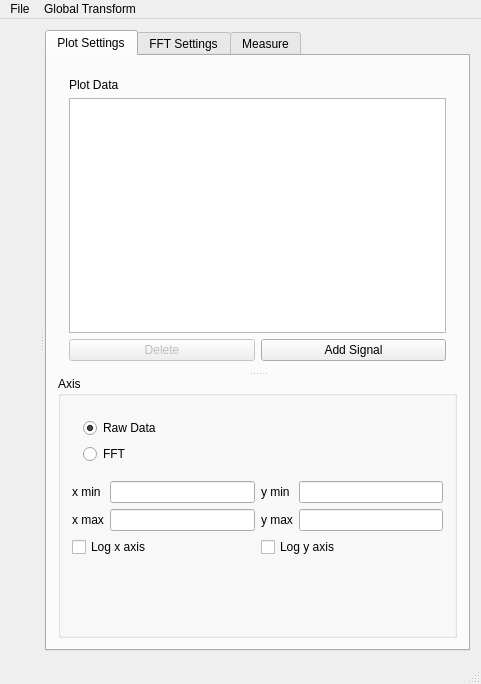
<?xml version="1.0" encoding="UTF-8"?>
<ui version="4.0">
 <class>MainWindow</class>
 <widget class="QMainWindow" name="MainWindow">
  <property name="geometry">
   <rect>
    <x>0</x>
    <y>0</y>
    <width>481</width>
    <height>684</height>
   </rect>
  </property>
  <property name="windowTitle">
   <string>NoiseSpec</string>
  </property>
  <property name="statusTip">
   <string/>
  </property>
  <property name="documentMode">
   <bool>false</bool>
  </property>
  <property name="tabShape">
   <enum>QTabWidget::Rounded</enum>
  </property>
  <property name="unifiedTitleAndToolBarOnMac">
   <bool>false</bool>
  </property>
  <widget class="QWidget" name="centralWidget">
   <layout class="QVBoxLayout" name="verticalLayout_3">
    <item>
     <widget class="QSplitter" name="MainWindowSplitter">
      <property name="orientation">
       <enum>Qt::Horizontal</enum>
      </property>
      <property name="handleWidth">
       <number>7</number>
      </property>
      <property name="childrenCollapsible">
       <bool>true</bool>
      </property>
      <widget class="QWidget" name="horizontalLayoutWidget">
       <layout class="QHBoxLayout" name="ChartLayout"/>
      </widget>
      <widget class="QTabWidget" name="SettingsTabWidget">
       <property name="minimumSize">
        <size>
         <width>400</width>
         <height>0</height>
        </size>
       </property>
       <property name="baseSize">
        <size>
         <width>400</width>
         <height>0</height>
        </size>
       </property>
       <property name="tabShape">
        <enum>QTabWidget::Rounded</enum>
       </property>
       <property name="currentIndex">
        <number>0</number>
       </property>
       <widget class="QWidget" name="PlotSettingsTab">
        <attribute name="title">
         <string>Plot Settings</string>
        </attribute>
        <layout class="QVBoxLayout" name="verticalLayout_4">
         <item>
          <widget class="QSplitter" name="PlotSettingsSplitter">
           <property name="orientation">
            <enum>Qt::Vertical</enum>
           </property>
           <widget class="QWidget" name="layoutWidget">
            <layout class="QVBoxLayout" name="PlotDataLayout">
             <item>
              <widget class="QLabel" name="PlotDataLabel">
               <property name="text">
                <string>Plot Data</string>
               </property>
              </widget>
             </item>
             <item>
              <widget class="QTableView" name="DPATable">
               <property name="contextMenuPolicy">
                <enum>Qt::CustomContextMenu</enum>
               </property>
               <property name="autoFillBackground">
                <bool>false</bool>
               </property>
               <property name="editTriggers">
                <set>QAbstractItemView::NoEditTriggers</set>
               </property>
               <property name="alternatingRowColors">
                <bool>true</bool>
               </property>
               <property name="selectionMode">
                <enum>QAbstractItemView::SingleSelection</enum>
               </property>
               <property name="selectionBehavior">
                <enum>QAbstractItemView::SelectRows</enum>
               </property>
               <property name="showGrid">
                <bool>true</bool>
               </property>
               <attribute name="horizontalHeaderVisible">
                <bool>false</bool>
               </attribute>
               <attribute name="horizontalHeaderHighlightSections">
                <bool>false</bool>
               </attribute>
               <attribute name="verticalHeaderVisible">
                <bool>false</bool>
               </attribute>
               <attribute name="verticalHeaderHighlightSections">
                <bool>false</bool>
               </attribute>
              </widget>
             </item>
             <item>
              <layout class="QHBoxLayout" name="PlotDataButtonsLayout">
               <item>
                <widget class="QPushButton" name="deleteButton">
                 <property name="enabled">
                  <bool>false</bool>
                 </property>
                 <property name="focusPolicy">
                  <enum>Qt::ClickFocus</enum>
                 </property>
                 <property name="text">
                  <string>Delete</string>
                 </property>
                 <property name="shortcut">
                  <string>Backspace</string>
                 </property>
                </widget>
               </item>
               <item>
                <widget class="QPushButton" name="AddButton">
                 <property name="focusPolicy">
                  <enum>Qt::ClickFocus</enum>
                 </property>
                 <property name="text">
                  <string>Add Signal</string>
                 </property>
                </widget>
               </item>
              </layout>
             </item>
            </layout>
           </widget>
           <widget class="QGroupBox" name="PlotAxisGroupBox">
            <property name="title">
             <string>Axis </string>
            </property>
            <layout class="QVBoxLayout" name="verticalLayout">
             <item>
              <widget class="QFrame" name="PlotTypeFrame">
               <property name="frameShape">
                <enum>QFrame::NoFrame</enum>
               </property>
               <property name="frameShadow">
                <enum>QFrame::Plain</enum>
               </property>
               <layout class="QVBoxLayout" name="verticalLayout_2">
                <item>
                 <widget class="QRadioButton" name="RawDataRadio">
                  <property name="text">
                   <string>Raw Data</string>
                  </property>
                  <property name="checked">
                   <bool>true</bool>
                  </property>
                 </widget>
                </item>
                <item>
                 <widget class="QRadioButton" name="FFTRadio">
                  <property name="text">
                   <string>FFT</string>
                  </property>
                 </widget>
                </item>
               </layout>
              </widget>
             </item>
             <item>
              <layout class="QHBoxLayout" name="horizontalLayout_2">
               <item>
                <layout class="QFormLayout" name="xAxisBoundsLayout">
                 <item row="0" column="0">
                  <widget class="QLabel" name="label_6">
                   <property name="text">
                    <string>x min</string>
                   </property>
                   <property name="buddy">
                    <cstring>xMinBox</cstring>
                   </property>
                  </widget>
                 </item>
                 <item row="0" column="1">
                  <widget class="QLineEdit" name="xMinBox"/>
                 </item>
                 <item row="1" column="0">
                  <widget class="QLabel" name="label_7">
                   <property name="text">
                    <string>x max</string>
                   </property>
                   <property name="buddy">
                    <cstring>xMaxBox</cstring>
                   </property>
                  </widget>
                 </item>
                 <item row="1" column="1">
                  <widget class="QLineEdit" name="xMaxBox"/>
                 </item>
                </layout>
               </item>
               <item>
                <layout class="QFormLayout" name="yAxisBoundsLayout">
                 <item row="0" column="0">
                  <widget class="QLabel" name="label">
                   <property name="text">
                    <string>y min</string>
                   </property>
                   <property name="buddy">
                    <cstring>yMinBox</cstring>
                   </property>
                  </widget>
                 </item>
                 <item row="0" column="1">
                  <widget class="QLineEdit" name="yMinBox"/>
                 </item>
                 <item row="1" column="0">
                  <widget class="QLabel" name="label_2">
                   <property name="text">
                    <string>y max</string>
                   </property>
                   <property name="buddy">
                    <cstring>yMaxBox</cstring>
                   </property>
                  </widget>
                 </item>
                 <item row="1" column="1">
                  <widget class="QLineEdit" name="yMaxBox"/>
                 </item>
                </layout>
               </item>
              </layout>
             </item>
             <item>
              <layout class="QGridLayout" name="gridLayout">
               <item row="0" column="0">
                <widget class="QCheckBox" name="LogXCheckBox">
                 <property name="text">
                  <string>Log x axis</string>
                 </property>
                </widget>
               </item>
               <item row="0" column="1">
                <widget class="QCheckBox" name="LogYCheckBox">
                 <property name="text">
                  <string>Log y axis</string>
                 </property>
                </widget>
               </item>
              </layout>
             </item>
             <item>
              <spacer name="verticalSpacer">
               <property name="orientation">
                <enum>Qt::Vertical</enum>
               </property>
               <property name="sizeType">
                <enum>QSizePolicy::MinimumExpanding</enum>
               </property>
               <property name="sizeHint" stdset="0">
                <size>
                 <width>20</width>
                 <height>30</height>
                </size>
               </property>
              </spacer>
             </item>
            </layout>
           </widget>
          </widget>
         </item>
        </layout>
       </widget>
       <widget class="QWidget" name="FFTSettingsTab">
        <attribute name="title">
         <string>FFT Settings</string>
        </attribute>
        <widget class="QWidget" name="layoutWidget">
         <property name="geometry">
          <rect>
           <x>50</x>
           <y>40</y>
           <width>264</width>
           <height>52</height>
          </rect>
         </property>
         <layout class="QFormLayout" name="FFTSettingsLayout">
          <item row="0" column="0">
           <widget class="QLabel" name="Window">
            <property name="text">
             <string>Window</string>
            </property>
            <property name="buddy">
             <cstring>WindowSelectBox</cstring>
            </property>
           </widget>
          </item>
          <item row="0" column="1">
           <widget class="QComboBox" name="WindowSelectBox">
            <item>
             <property name="text">
              <string>None</string>
             </property>
            </item>
            <item>
             <property name="text">
              <string>Hann</string>
             </property>
            </item>
            <item>
             <property name="text">
              <string>Hamming</string>
             </property>
            </item>
            <item>
             <property name="text">
              <string>Blackman</string>
             </property>
            </item>
           </widget>
          </item>
          <item row="1" column="0">
           <widget class="QLabel" name="label_3">
            <property name="text">
             <string>Averaging Length (Bins)</string>
            </property>
            <property name="buddy">
             <cstring>FFTAverageBox</cstring>
            </property>
           </widget>
          </item>
          <item row="1" column="1">
           <widget class="QComboBox" name="FFTAverageBox">
            <property name="insertPolicy">
             <enum>QComboBox::InsertAlphabetically</enum>
            </property>
            <item>
             <property name="text">
              <string>None</string>
             </property>
            </item>
            <item>
             <property name="text">
              <string>32</string>
             </property>
            </item>
            <item>
             <property name="text">
              <string>64</string>
             </property>
            </item>
            <item>
             <property name="text">
              <string>128</string>
             </property>
            </item>
            <item>
             <property name="text">
              <string>256</string>
             </property>
            </item>
            <item>
             <property name="text">
              <string>512</string>
             </property>
            </item>
            <item>
             <property name="text">
              <string>1024</string>
             </property>
            </item>
            <item>
             <property name="text">
              <string>2048</string>
             </property>
            </item>
            <item>
             <property name="text">
              <string>4096</string>
             </property>
            </item>
            <item>
             <property name="text">
              <string>8192</string>
             </property>
            </item>
            <item>
             <property name="text">
              <string>16384</string>
             </property>
            </item>
           </widget>
          </item>
         </layout>
        </widget>
       </widget>
       <widget class="QWidget" name="MeasureTab">
        <attribute name="title">
         <string>Measure</string>
        </attribute>
        <widget class="QTableView" name="MeasurementTable">
         <property name="geometry">
          <rect>
           <x>10</x>
           <y>20</y>
           <width>421</width>
           <height>231</height>
          </rect>
         </property>
         <attribute name="verticalHeaderVisible">
          <bool>false</bool>
         </attribute>
        </widget>
       </widget>
      </widget>
     </widget>
    </item>
   </layout>
  </widget>
  <widget class="QMenuBar" name="menuBar">
   <property name="geometry">
    <rect>
     <x>0</x>
     <y>0</y>
     <width>481</width>
     <height>22</height>
    </rect>
   </property>
   <property name="nativeMenuBar">
    <bool>true</bool>
   </property>
   <widget class="QMenu" name="menuFile">
    <property name="title">
     <string>File</string>
    </property>
    <addaction name="actionNew"/>
    <addaction name="actionOpen"/>
    <addaction name="actionSave"/>
    <addaction name="actionExport"/>
    <addaction name="actionExport_chart"/>
   </widget>
   <widget class="QMenu" name="menuEdit">
    <property name="title">
     <string>Global Transform</string>
    </property>
    <addaction name="actionChop_Beginning"/>
    <addaction name="actionChop_End"/>
    <addaction name="actionRemove_Offset"/>
   </widget>
   <addaction name="menuFile"/>
   <addaction name="menuEdit"/>
  </widget>
  <widget class="QStatusBar" name="statusBar"/>
  <action name="actionOpen">
   <property name="text">
    <string>Open</string>
   </property>
  </action>
  <action name="actionSave">
   <property name="text">
    <string>Save</string>
   </property>
  </action>
  <action name="actionExport">
   <property name="text">
    <string>Export Data</string>
   </property>
   <property name="shortcut">
    <string>Ctrl+E</string>
   </property>
  </action>
  <action name="actionPrint">
   <property name="text">
    <string>Print</string>
   </property>
  </action>
  <action name="actionNew">
   <property name="text">
    <string>New</string>
   </property>
  </action>
  <action name="actionManual">
   <property name="checkable">
    <bool>true</bool>
   </property>
   <property name="text">
    <string>Manual</string>
   </property>
  </action>
  <action name="actionAutomatic">
   <property name="checkable">
    <bool>true</bool>
   </property>
   <property name="text">
    <string>Automatic</string>
   </property>
  </action>
  <action name="actionChop_End">
   <property name="text">
    <string>Chop End</string>
   </property>
  </action>
  <action name="actionChop_Beginning">
   <property name="text">
    <string>Chop Beginning</string>
   </property>
   <property name="shortcut">
    <string>Ctrl+B</string>
   </property>
  </action>
  <action name="actionRemove_Offset">
   <property name="text">
    <string>Remove Offset</string>
   </property>
  </action>
  <action name="actionExport_chart">
   <property name="text">
    <string>Export Graph</string>
   </property>
  </action>
 </widget>
 <layoutdefault spacing="6" margin="11"/>
 <tabstops>
  <tabstop>DPATable</tabstop>
  <tabstop>deleteButton</tabstop>
  <tabstop>AddButton</tabstop>
  <tabstop>RawDataRadio</tabstop>
  <tabstop>FFTRadio</tabstop>
  <tabstop>xMinBox</tabstop>
  <tabstop>xMaxBox</tabstop>
  <tabstop>LogXCheckBox</tabstop>
  <tabstop>yMinBox</tabstop>
  <tabstop>yMaxBox</tabstop>
  <tabstop>LogYCheckBox</tabstop>
  <tabstop>SettingsTabWidget</tabstop>
 </tabstops>
 <resources/>
 <connections/>
</ui>
